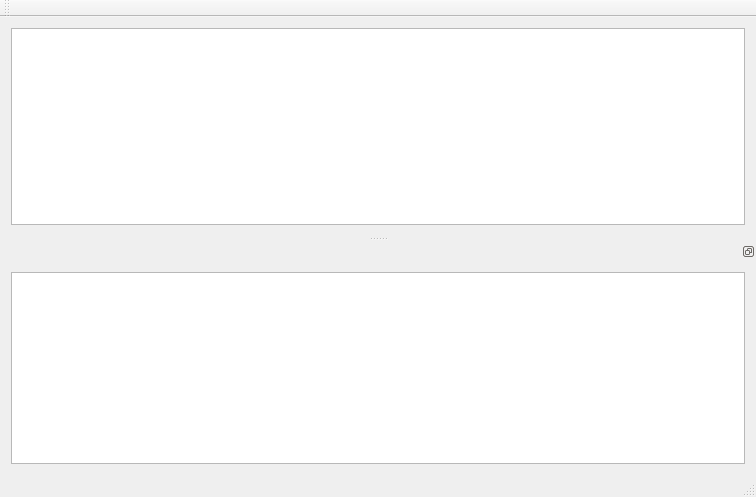
<?xml version="1.0" encoding="UTF-8"?>
<ui version="4.0">
 <class>MainWindow</class>
 <widget class="QMainWindow" name="MainWindow">
  <property name="geometry">
   <rect>
    <x>0</x>
    <y>0</y>
    <width>756</width>
    <height>497</height>
   </rect>
  </property>
  <property name="windowTitle">
   <string>MainWindow</string>
  </property>
  <widget class="QWidget" name="centralWidget">
   <layout class="QVBoxLayout" name="verticalLayout_2">
    <item>
     <widget class="QTreeView" name="treeView"/>
    </item>
   </layout>
  </widget>
  <widget class="QMenuBar" name="menuBar">
   <property name="geometry">
    <rect>
     <x>0</x>
     <y>0</y>
     <width>756</width>
     <height>21</height>
    </rect>
   </property>
  </widget>
  <widget class="QToolBar" name="mainToolBar">
   <attribute name="toolBarArea">
    <enum>TopToolBarArea</enum>
   </attribute>
   <attribute name="toolBarBreak">
    <bool>false</bool>
   </attribute>
  </widget>
  <widget class="QStatusBar" name="statusBar"/>
  <widget class="QDockWidget" name="dockWidget">
   <property name="features">
    <set>QDockWidget::DockWidgetFloatable|QDockWidget::DockWidgetMovable</set>
   </property>
   <attribute name="dockWidgetArea">
    <number>8</number>
   </attribute>
   <widget class="QWidget" name="dockWidgetContents">
    <layout class="QVBoxLayout" name="verticalLayout">
     <item>
      <widget class="QTextEdit" name="textLog"/>
     </item>
    </layout>
   </widget>
  </widget>
 </widget>
 <layoutdefault spacing="6" margin="11"/>
 <resources/>
 <connections/>
</ui>
